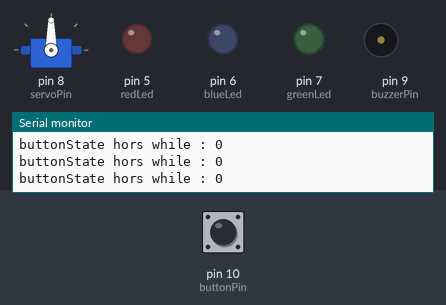
The sketch below on a simulated Arduino Uno, built with avr-gcc and run on an emulated ATmega328P. On the bench: servo, output pins drawn as LEDs (lit = HIGH), buzzer (waves = sounding), the last lines printed to the serial monitor. Inputs (shaded band) come from the test bench; at power-on: pin 10 (buttonPin) LOW. Random numbers use the default seed unless the sketch sets one.

Above: at 1.2 s.
1.3 s: pin 10 (buttonPin) pulled HIGH for 0.15 s
At 5.7 s:
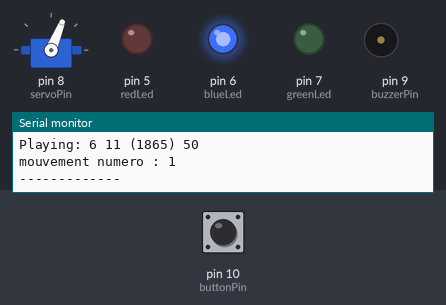
At 7.3 s:
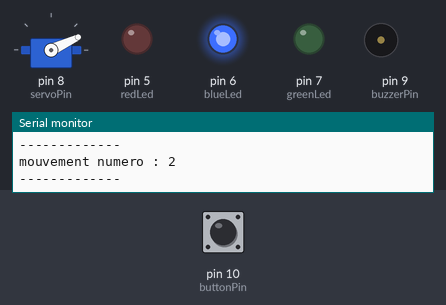
10.3 s: pin 10 (buttonPin) driven LOW
At 10.3 s:
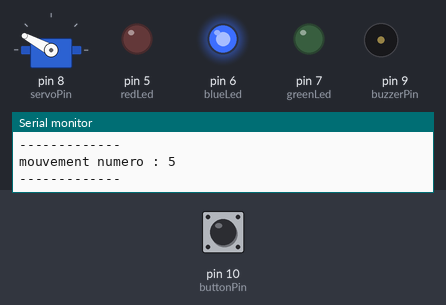
Timing chart, 0 to 13.3 s (numbered marks = the images above; inputs shaded):
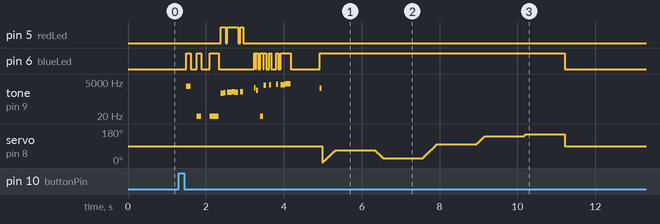

Measured:
- after the input at 1.3 s, pin 5 (redLed): goes HIGH 0.13 s, LOW 0.05 s, HIGH 0.28 s, LOW 0.04 s, HIGH 0.08 s, then LOW, starting after 1.1 s; pin 6 (blueLed): LOW → HIGH after 0.19 s, → LOW 0.12 s later, → HIGH 0.15 s later, → LOW 0.12 s later, … (21 changes in this stretch)

The sketch:

r2d2_full.ino
```cpp
// Inclusion des librairies
#include <Servo.h>

/**********************************
 * PARTIE LED
 **********************************/
int redLed = 5;    // Red led pin
int blueLed = 6;   // Blue led pin
int greenLed = 7;  // Green led pin

int songLed[] = {
  blueLed,
  redLed,
  blueLed
};

/**********************************
 * PARTIE SERVO
 **********************************/
Servo myServo;
int servoPin = 8;
int val;
int oldVal = 0;
long randAngle;
int tmpRandAngle = 0;
int angle;
int servoMove = 1;
int nbTimesToMove = 5;
int isMoving = 0;
int angleSpeed = 5; // speed for moving head

/**********************************
 * PARTIE MUSIQUE
 **********************************/
//Tone tone1;
int buzzerPin = 9;
int randSong;
int note_num = 0;

#define OCTAVE_OFFSET 0

int notes[] = { 0,
  262, 277, 294, 311, 330, 349, 370, 392, 415, 440, 466, 494,
  523, 554, 587, 622, 659, 698, 740, 784, 831, 880, 932, 988,
  1047, 1109, 1175, 1245, 1319, 1397, 1480, 1568, 1661, 1760, 1865, 1976,
  2093, 2217, 2349, 2489, 2637, 2794, 2960, 3136, 3322, 3520, 3729, 3951
};

char *song[] = {
  "i_love_lei:d=4,o=5,b=120:13p,25a7,28p,34a7,32c#7,240p,17c#7,15p.,34a.7,24p,18f6,240p,30d.8,48p,18d6,3p,33d#.7,96p,34f.7,17p,18g7,14a#7",
  "merci_sema:d=4,o=5,b=120:25p,17d#7,13p,17d8,9p,9d8,40p,34g#.,48a,40p,18a#,28b,30a#.,48p,25b,7p,48b6,240p,40e6,40p,25c8,160p,30f#7,28p,40g7,15p,40a7,32p,17g7,15a#7,p.,40a#6",
  "no_i_am_yo:d=4,o=5,b=120:7p,25f6,p,17a7,60p,34a7,34d7,160p,17d7,15p.,18g7,14a#7,2p,33f.6,15p,28a7,p,40a6,17g7,18a#7,3p,48d6,7p,25f6,240p,32a6"
};

/**********************************
 * PARTIE BOUTON
 **********************************/
int buttonPin = 10;     // the number of the pushbutton pin
int buttonState;

// Tests
int testNoServo = 0; // 1 => on utilise pas le servo :)

/**********************************
 * SETUP
 **********************************/
void setup()
{
  pinMode(redLed, OUTPUT);
  pinMode(greenLed, OUTPUT);
  pinMode(blueLed, OUTPUT);
  pinMode(buttonPin, INPUT);

  myServo.attach(servoPin);
  //tone1.begin(buzzerPin);
  Serial.begin(9600);
  randomSeed(analogRead(5));
}

/**********************************
 * PARTIE LOOP
 **********************************/
void loop()
{
  myServo.write(90);
  buttonState = digitalRead(buttonPin);
  Serial.print("buttonState hors while : ");
  Serial.println(buttonState);

  while (buttonState == HIGH || isMoving == 1) {
    Serial.print("buttonState in while : ");
    Serial.println(buttonState);

    //loop musique et led
    randSong = random(1, 3);
    // Allumage Led en fonction de la musique
    play_rtttl(song[randSong]);
    digitalWrite(songLed[0], HIGH);

    // Code pour tourner le servo
    while (servoMove <= nbTimesToMove) {
      Serial.print("mouvement numero : ");
      Serial.println(servoMove);

      randAngle = random(1, 180);  //Angle du servo en degres (de 1 a 180)
      while (randAngle == oldVal) {
        randAngle = random(1, 180);
      }
      //Serial.print("oldVal : ");
      //Serial.println(oldVal);
      tmpRandAngle = randAngle;
      //Serial.print("tmpRandAngle : ");
      //Serial.println(tmpRandAngle);
      if (tmpRandAngle < oldVal) {
        //Serial.println("boucle tmpRandAngle < oldVal");
        for (angle = oldVal; angle >= tmpRandAngle; angle -= 1) {
          //Serial.println(angle);
          myServo.write(angle);
          delay(angleSpeed);
        }
      } else {
        //Serial.println("boucle tmpRandAngle > oldVal");
        for (angle = oldVal; angle <= tmpRandAngle; angle += 1) {
          //Serial.println(angle);
          myServo.write(angle);
          delay(angleSpeed);
        }
      }
      Serial.println("-------------");
      delay(1000);
      oldVal = randAngle;
      servoMove += 1;
      isMoving = 1;
    }
    servoMove = 1;
    isMoving = 0;
    buttonState = digitalRead(buttonPin); // on reteste l'etat du bouton :)
    digitalWrite(songLed[0], LOW);
    Serial.println("Done.");
    //while(1);
  }
}

#define isdigit(n) (n >= '0' && n <= '9')

void play_rtttl(char *p)
{
  // Absolutely no error checking in here

  byte default_dur = 4;
  byte default_oct = 6;
  int bpm = 63;
  int num;
  long wholenote;
  long duration;
  byte note;
  byte scale;

  // format: d=N,o=N,b=NNN:
  // find the start (skip name, etc)

  while(*p != ':') p++;    // ignore name
  p++;                     // skip ':'

  // get default duration
  if(*p == 'd')
  {
    p++; p++;              // skip "d="
    num = 0;
    while(isdigit(*p))
    {
      num = (num * 10) + (*p++ - '0');
    }
    if(num > 0) default_dur = num;
    p++;                   // skip comma
  }

  Serial.print("ddur: "); Serial.println(default_dur, 10);

  // get default octave
  if(*p == 'o')
  {
    p++; p++;              // skip "o="
    num = *p++ - '0';
    if(num >= 3 && num <=7) default_oct = num;
    p++;                   // skip comma
  }

  Serial.print("doct: "); Serial.println(default_oct, 10);

  // get BPM
  if(*p == 'b')
  {
    p++; p++;              // skip "b="
    num = 0;
    while(isdigit(*p))
    {
      num = (num * 10) + (*p++ - '0');
    }
    bpm = num;
    p++;                   // skip colon
  }

  Serial.print("bpm: "); Serial.println(bpm, 10);

  // BPM usually expresses the number of quarter notes per minute
  wholenote = (60 * 1000L / bpm) * 4;  // this is the time for whole note (in milliseconds)

  Serial.print("wn: "); Serial.println(wholenote, 10);


  // now begin note loop
  while(*p)
  {
    // first, get note duration, if available
    num = 0;
    while(isdigit(*p))
    {
      num = (num * 10) + (*p++ - '0');
    }

    if(num) duration = wholenote / num;
    else duration = wholenote / default_dur;  // we will need to check if we are a dotted note after

    // now get the note
    note = 0;

    switch(*p)
    {
      case 'c':
        note = 1;
        break;
      case 'd':
        note = 3;
        break;
      case 'e':
        note = 5;
        break;
      case 'f':
        note = 6;
        break;
      case 'g':
        note = 8;
        break;
      case 'a':
        note = 10;
        break;
      case 'b':
        note = 12;
        break;
      case 'p':
      default:
        note = 0;
    }
    p++;

    // now, get optional '#' sharp
    if(*p == '#')
    {
      note++;
      p++;
    }

    // now, get optional '.' dotted note
    if(*p == '.')
    {
      duration += duration/2;
      p++;
    }

    // now, get scale
    if(isdigit(*p))
    {
      scale = *p - '0';
      p++;
    }
    else
    {
      scale = default_oct;
    }

    scale += OCTAVE_OFFSET;

    if(*p == ',')
      p++;       // skip comma for next note (or we may be at the end)

    // now play the note

    if(note)
    {
      Serial.print("Playing: ");
      Serial.print(scale, 10); Serial.print(' ');
      Serial.print(note, 10); Serial.print(" (");
      Serial.print(notes[(scale - 4) * 12 + note], 10);
      Serial.print(") ");
      Serial.println(duration, 10);
      note_num = (scale - 4) * 12 + note;
      if (note_num >= 25) {
        digitalWrite(songLed[2], HIGH);
      } else {
        digitalWrite(songLed[1], HIGH);
      }
      tone(buzzerPin, notes[note_num]);
      delay(duration);
      noTone(buzzerPin);
      if (note_num >= 25) {
        digitalWrite(songLed[2], LOW);
      } else {
        digitalWrite(songLed[1], LOW);
      }
    }
    else
    {
      Serial.print("Pausing: ");
      Serial.println(duration, 10);
      delay(duration);
    }
  }
}
```
